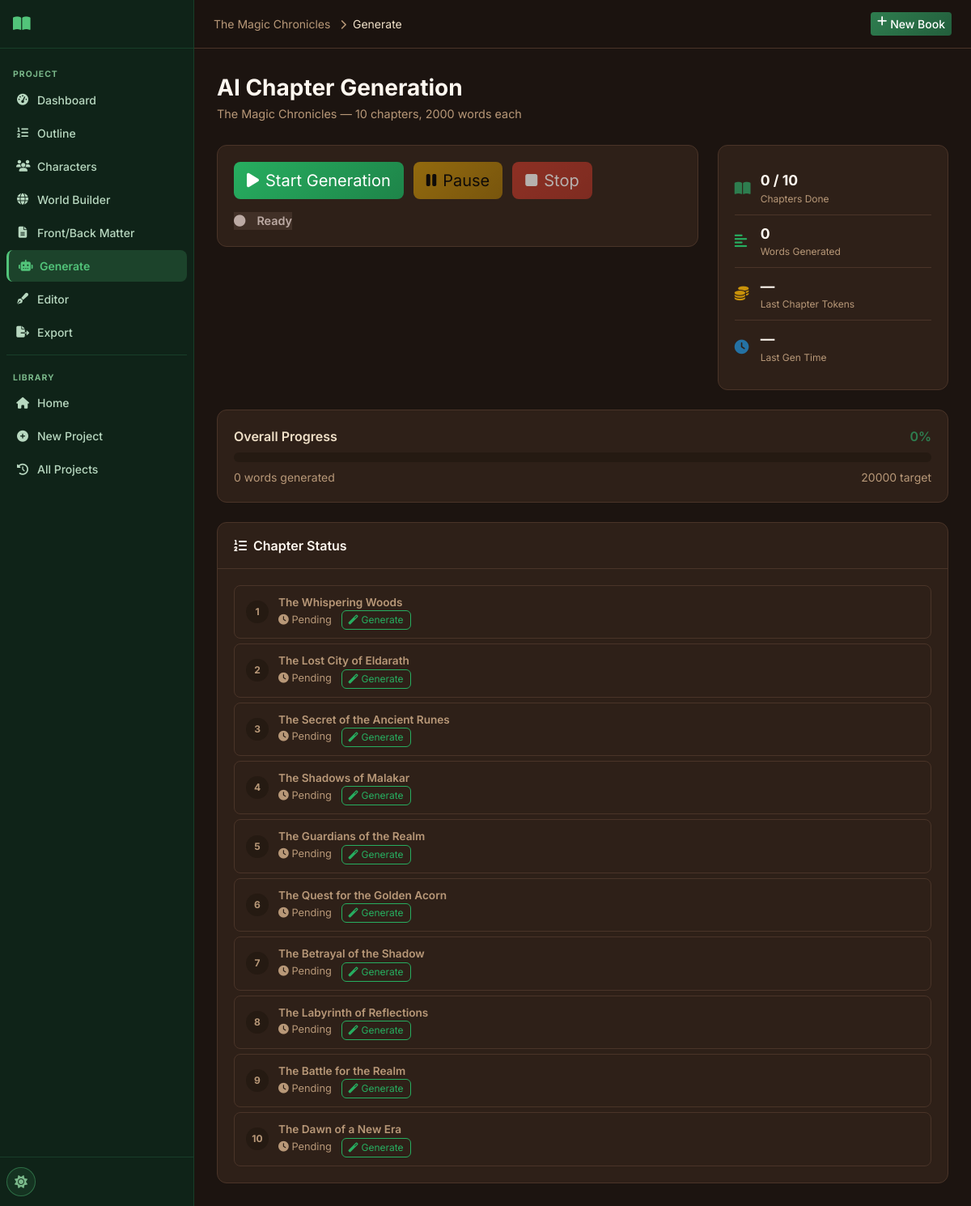
The app's page /project/15/generate with its own data.
### tables this page shows
CREATE TABLE projects (
    id INTEGER PRIMARY KEY AUTOINCREMENT,
    title TEXT NOT NULL,
    subtitle TEXT DEFAULT '',
    genre TEXT DEFAULT 'Fantasy',
    audience TEXT DEFAULT 'Adult',
    description TEXT DEFAULT '',
    language TEXT DEFAULT 'English',
    story_type TEXT DEFAULT 'Novel',
    writing_style TEXT DEFAULT 'Descriptive',
    point_of_view TEXT DEFAULT 'Third Person Limited',
    tense TEXT DEFAULT 'Past',
    tone TEXT DEFAULT 'Adventurous',
    num_chapters INTEGER DEFAULT 10,
    words_per_chapter INTEGER DEFAULT 2000,
    creativity_level TEXT DEFAULT 'balanced',
    temperature REAL DEFAULT 0.7,
    top_p REAL DEFAULT 0.9,
    max_tokens INTEGER DEFAULT 4096,
    status TEXT DEFAULT 'draft',
    current_chapter INTEGER DEFAULT 0,
    total_words INTEGER DEFAULT 0,
    cover_prompt TEXT DEFAULT '',
    include_images INTEGER DEFAULT 0,
    images_per_chapter INTEGER DEFAULT 1,
    image_style TEXT DEFAULT 'Realistic',
    created_at TIMESTAMP DEFAULT CURRENT_TIMESTAMP,
    updated_at TIMESTAMP DEFAULT CURRENT_TIMESTAMP
);

CREATE TABLE outline (
    id INTEGER PRIMARY KEY AUTOINCREMENT,
    project_id INTEGER NOT NULL,
    chapter_number INTEGER NOT NULL,
    chapter_title TEXT DEFAULT '',
    summary TEXT DEFAULT '',
    target_word_count INTEGER DEFAULT 2000,
    order_index INTEGER DEFAULT 0,
    FOREIGN KEY (project_id) REFERENCES projects(id) ON DELETE CASCADE
);

### routes/chapters.py (the view)
@bp.route('/project/<int:project_id>/generate')
def generation_page(project_id):
    db = get_db()
    project = db.execute('SELECT * FROM projects WHERE id=?', (project_id,)).fetchone()
    if not project:
        return redirect(url_for('main.history'))
    outline = db.execute(
        'SELECT * FROM outline WHERE project_id=? ORDER BY order_index', (project_id,)
    ).fetchall()
    chapters = db.execute(
        'SELECT * FROM chapters WHERE project_id=? ORDER BY chapter_number', (project_id,)
    ).fetchall()
    groq_configured = bool(get_setting(db, 'groq_api_key'))
    return render_template('generation.html', project=project, outline=outline,
                           chapters=chapters, groq_configured=groq_configured)

### database/__init__.py (called while the page is built)
def get_db():
    if 'db' not in g:
        db_path = current_app.config['DATABASE']
        os.makedirs(os.path.dirname(db_path), exist_ok=True)
        g.db = sqlite3.connect(db_path)
        g.db.row_factory = sqlite3.Row
        g.db.execute('PRAGMA foreign_keys = ON')
        g.db.execute('PRAGMA journal_mode = WAL')
    return g.db

### utils/helpers.py (called while the page is built)
def get_setting(db, key, default=''):
    row = db.execute('SELECT value FROM settings WHERE key = ?', (key,)).fetchone()
    return row['value'] if row else default

### templates/generation.html (shortened to what this page needs)
{% extends "base.html" %}
{% block breadcrumb %}
<a href="{{ url_for('projects.project_detail', project_id=project.id) }}" class="text-muted text-decoration-none">{{ project.title[:25] }}</a>
<i class="fas fa-chevron-right mx-2 text-muted small"></i>Generate
{% endblock %}
{% block content %}
<div class="page-header">
  <div>
    <h1 class="page-title">AI Chapter Generation</h1>
    <p class="page-subtitle">{{ project.title }} — {{ project.num_chapters }} chapters, {{ project.words_per_chapter }} words each</p>
  </div>
</div>
<div class="row g-4 mb-4">
  <div class="col-lg-8">
    <div class="card generation-control-card">
      <div class="card-body">
        <div class="gen-controls">
          <button id="btnStart" class="btn btn-success btn-lg"
                  data-status="{{ project.status }}"
                  {% if not groq_configured or not outline or project.status in ['generating'] %}disabled{% endif %}>
          </button>
          <button id="btnPause" class="btn btn-warning btn-lg"
                  onclick="pauseGeneration()"
                  {% if project.status not in ['generating'] %}disabled{% endif %}>
            <i class="fas fa-pause me-2"></i>Pause
          </button>
          <button id="btnStop" class="btn btn-danger btn-lg"
                  onclick="stopGeneration()"
                  {% if project.status not in ['generating','pausing'] %}disabled{% endif %}>
            <i class="fas fa-stop me-2"></i>Stop
          </button>
        </div>
        <div id="genStatus" class="gen-status-bar mt-3">
          <span id="statusText" class="status-label status-{{ project.status }}">
            {% if project.status == 'generating' %}<i class="fas fa-spinner fa-spin me-2"></i>Generating…
            {% elif project.status == 'paused' %}<i class="fas fa-pause-circle me-2"></i>Paused
            {% elif project.status == 'completed' %}<i class="fas fa-check-circle me-2"></i>Completed
            {% else %}<i class="fas fa-circle me-2"></i>Ready{% endif %}
          </span>
        </div>
      </div>
    </div>
  </div>
  <div class="col-lg-4">
    <div class="card stat-panel">
      <div class="card-body">
        <div class="live-stat">
          <i class="fas fa-book-open text-primary"></i>
          <div>
            <div class="live-stat-value" id="statChapters">
              {{ chapters | selectattr('status', 'equalto', 'generated') | list | length }} / {{ project.num_chapters }}
            </div>
            <div class="live-stat-label">Chapters Done</div>
          </div>
        </div>
        <div class="live-stat">
          <i class="fas fa-align-left text-success"></i>
          <div>
            <div class="live-stat-value" id="statWords">
              {{ '{:,}'.format(chapters | map(attribute='word_count') | sum) }}
            </div>
            <div class="live-stat-label">Words Generated</div>
          </div>
        </div>
        <div class="live-stat">
          <i class="fas fa-coins text-warning"></i>
          <div>
            <div class="live-stat-value" id="statTokens">—</div>
            <div class="live-stat-label">Last Chapter Tokens</div>
          </div>
        </div>
        <div class="live-stat">
          <i class="fas fa-clock text-info"></i>
          <div>
            <div class="live-stat-value" id="statTime">—</div>
            <div class="live-stat-label">Last Gen Time</div>
          </div>
        </div>
      </div>
    </div>
  </div>
</div>
<div class="card mb-4">
  <div class="card-body">
    <div class="d-flex justify-content-between mb-2">
      <span class="fw-600">Overall Progress</span>
      <span id="progressPct" class="fw-600 text-primary">0%</span>
    </div>
    <div class="progress mb-2" style="height:12px">
    </div>
    <div class="d-flex justify-content-between">
      <small class="text-muted"><span id="wordsGenerated">0</span> words generated</small>
      <small class="text-muted"><span id="wordsTarget">{{ project.num_chapters * project.words_per_chapter }}</span> target</small>
    </div>
  </div>
</div>
<div class="card">
  <div class="card-header"><i class="fas fa-list-ol me-2"></i>Chapter Status</div>
  <div class="card-body">
    <div id="chapterGrid" class="chapter-progress-grid">
      {% set generated_nums = chapters | map(attribute='chapter_number') | list %}
      {% for ch in outline %}
      {% set gen_ch = chapters | selectattr('chapter_number', 'equalto', ch.chapter_number) | first | default(None) %}
      <div class="chapter-progress-item {% if gen_ch %}status-{{ gen_ch.status }}{% else %}status-pending{% endif %}"
           id="ch-{{ ch.chapter_number }}" data-chapter="{{ ch.chapter_number }}">
        <div class="cp-num">{{ ch.chapter_number }}</div>
        <div class="cp-info">
          <div class="cp-title">{{ ch.chapter_title[:40] }}{% if ch.chapter_title|length > 40 %}…{% endif %}</div>
          <div class="cp-status">
            {% if gen_ch and gen_ch.status == 'generated' %}
            <span class="text-success"><i class="fas fa-check"></i> {{ '{:,}'.format(gen_ch.word_count) }} words</span>
            <a href="{{ url_for('chapters.chapter_view', project_id=project.id, chapter_id=gen_ch.id) }}" class="btn btn-xs btn-outline-primary ms-2">Read</a>
            {% elif gen_ch and gen_ch.status == 'generating' %}
            <span class="text-primary"><i class="fas fa-spinner fa-spin"></i> Generating…</span>
            {% else %}
            <span class="text-muted chapter-pending-label"><i class="fas fa-clock"></i> Pending</span>
            {% if groq_configured %}
            <button class="btn btn-xs btn-outline-success ms-2 btn-generate-chapter"
                    onclick="generateSingleChapter({{ ch.chapter_number }})"
                    data-chapter-number="{{ ch.chapter_number }}">
              <i class="fas fa-magic me-1"></i>Generate
            </button>
            {% endif %}
            {% endif %}
          </div>
        </div>
      </div>
      {% endfor %}
    </div>
  </div>
</div>
{% endblock %}

### templates/base.html (shortened to what this page needs)
<!DOCTYPE html>
<html lang="en" data-theme="{{ default_theme }}">
<head>
  <link href="https://cdn.jsdelivr.net/npm/bootstrap@5.3.2/dist/css/bootstrap.min.css" rel="stylesheet">
  <link href="https://cdnjs.cloudflare.com/ajax/libs/font-awesome/6.5.0/css/all.min.css" rel="stylesheet">
  <link href="{{ url_for('static', filename='css/style.css') }}" rel="stylesheet">
</head>
<body>
<nav class="sidebar" id="sidebar">
  <div class="sidebar-header">
    <a href="{{ url_for('main.index') }}" class="sidebar-brand">
      <i class="fas fa-book-open"></i>
    </a>
  </div>
  <div class="sidebar-menu">
    {% if request.view_args and request.view_args.get('project_id') %}
    {% set pid = request.view_args.project_id %}
    <div class="sidebar-section-label">PROJECT</div>
    <a href="{{ url_for('projects.project_detail', project_id=pid) }}" class="sidebar-item {% if request.endpoint == 'projects.project_detail' %}active{% endif %}">
      <i class="fas fa-tachometer-alt"></i><span>Dashboard</span>
    </a>
    <a href="{{ url_for('outline.outline_page', project_id=pid) }}" class="sidebar-item {% if request.endpoint == 'outline.outline_page' %}active{% endif %}">
      <i class="fas fa-list-ol"></i><span>Outline</span>
    </a>
    <a href="{{ url_for('characters.characters_page', project_id=pid) }}" class="sidebar-item {% if request.endpoint == 'characters.characters_page' %}active{% endif %}">
      <i class="fas fa-users"></i><span>Characters</span>
    </a>
    <a href="{{ url_for('worldbuilding.worldbuilding_page', project_id=pid) }}" class="sidebar-item {% if request.endpoint == 'worldbuilding.worldbuilding_page' %}active{% endif %}">
      <i class="fas fa-globe"></i><span>World Builder</span>
    </a>
    <a href="{{ url_for('matter.matter_page', project_id=pid) }}" class="sidebar-item {% if request.endpoint == 'matter.matter_page' %}active{% endif %}">
      <i class="fas fa-file-alt"></i><span>Front/Back Matter</span>
    </a>
    <a href="{{ url_for('chapters.generation_page', project_id=pid) }}" class="sidebar-item {% if request.endpoint == 'chapters.generation_page' %}active{% endif %}">
      <i class="fas fa-robot"></i><span>Generate</span>
    </a>
    <a href="{{ url_for('editor.editor_page', project_id=pid) }}" class="sidebar-item {% if request.endpoint == 'editor.editor_page' %}active{% endif %}">
      <i class="fas fa-pen-fancy"></i><span>Editor</span>
    </a>
    <a href="{{ url_for('exports.export_page', project_id=pid) }}" class="sidebar-item {% if request.endpoint == 'exports.export_page' %}active{% endif %}">
      <i class="fas fa-file-export"></i><span>Export</span>
    </a>
    <div class="sidebar-divider"></div>
    {% endif %}
    <div class="sidebar-section-label">LIBRARY</div>
    <a href="{{ url_for('main.index') }}" class="sidebar-item {% if request.endpoint == 'main.index' %}active{% endif %}">
      <i class="fas fa-home"></i><span>Home</span>
    </a>
    <a href="{{ url_for('projects.new_project') }}" class="sidebar-item {% if request.endpoint == 'projects.new_project' %}active{% endif %}">
      <i class="fas fa-plus-circle"></i><span>New Project</span>
    </a>
    <a href="{{ url_for('main.history') }}" class="sidebar-item {% if request.endpoint == 'main.history' %}active{% endif %}">
      <i class="fas fa-history"></i><span>All Projects</span>
    </a>
  </div>
  <div class="sidebar-footer">
    <button class="theme-toggle" onclick="toggleTheme()" title="Toggle theme">
      <i class="fas fa-moon" id="themeIcon"></i>
    </button>
  </div>
</nav>
<div class="main-wrapper" id="mainWrapper">
  <header class="topnav">
    <div class="topnav-breadcrumb">
      {% block breadcrumb %}{% endblock %}
    </div>
    <div class="topnav-actions ms-auto">
      <a href="{{ url_for('projects.new_project') }}" class="btn btn-primary btn-sm d-none d-md-inline-flex">
        <i class="fas fa-plus me-1"></i>New Book
      </a>
    </div>
  </header>
  <main class="content-area">
    {% block content %}{% endblock %}
  </main>
</div>
</body>
</html>

### records on screen
projects: title "The Magic Chronicles", num_chapters "10", words_per_chapter "2000", project.num_chapters*project.words_per_chapter "20000"
outline: chapter_number "1", chapter_title "The Whispering Woods"
outline: chapter_number "2", chapter_title "The Lost City of Eldarath"
outline: chapter_number "3", chapter_title "The Secret of the Ancient Runes"
outline: chapter_number "4", chapter_title "The Shadows of Malakar"
outline: chapter_number "5", chapter_title "The Guardians of the Realm"
outline: chapter_number "6", chapter_title "The Quest for the Golden Acorn"
outline: chapter_number "7", chapter_title "The Betrayal of the Shadow"
outline: chapter_number "8", chapter_title "The Labyrinth of Reflections"
outline: chapter_number "9", chapter_title "The Battle for the Realm"
outline: chapter_number "10", chapter_title "The Dawn of a New Era"

### other values on screen
{{ '{:,}'.format(chapters | map(attribute='word_count') | sum) }} "0"
